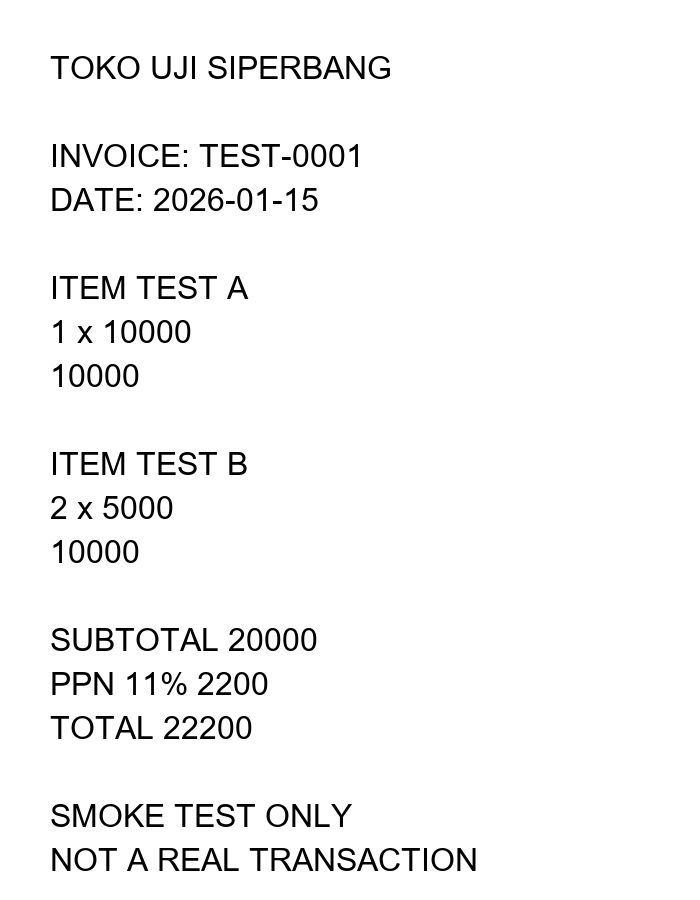
#> input picture ocr-service/tests/fixtures/synthetic-smoke-receipt.png, 700 x 900 px
$ python -i document_loader.py   (imports and definitions only)
#> lines starting #> are read from the running program, lines starting #| are printed output that depends on the picture; after the words box and inside, x2 and y2 are one past the last pixel; in counts of white or black regions, pixels touching at a corner belong together
from __future__ import annotations

from pathlib import Path

import numpy as np
import pypdfium2 as pdfium
from PIL import (
    Image,
    ImageEnhance,
    ImageFilter,
    ImageOps,
    ImageSequence,
)


class DocumentLoadError(RuntimeError):
    """Dokumen tidak dapat dirender menjadi gambar."""


def _projection_bounds(
    projection: np.ndarray,
    minimum_density: int,
) -> tuple[int, int] | None:
    active = np.flatnonzero(
        projection >= minimum_density
    )

    if active.size == 0:
        return None

    return int(active[0]), int(active[-1])


def _crop_white_margin(
    image: Image.Image,
    threshold: int = 245,
) -> Image.Image:
    """
    Crop margin putih menggunakan gambar preview kecil.

    Pemrosesan mask tidak dilakukan pada gambar PDF beresolusi
    penuh agar penggunaan RAM dan waktu CPU tetap rendah.
    """
    rgb_image = image.convert("RGB")
    width, height = rgb_image.size

    if width < 80 or height < 80:
        return rgb_image

    # Hanya abaikan sedikit bagian tepi scanner.
    border = max(
        2,
        min(
            12,
            int(min(width, height) * 0.005),
        ),
    )

    if (
        width <= border * 2
        or height <= border * 2
    ):
        return rgb_image

    inner = rgb_image.crop((
        border,
        border,
        width - border,
        height - border,
    ))

    inner_width, inner_height = inner.size

    # Gunakan preview kecil hanya untuk mencari batas konten.
    # Ini jauh lebih cepat daripada membuat array float32
    # dari seluruh halaman PDF.
    preview = inner.copy()

    preview.thumbnail(
        (1400, 1400),
        Image.Resampling.BILINEAR,
    )

    preview_width, preview_height = (
        preview.size
    )

    if (
        preview_width < 1
        or preview_height < 1
    ):
        return rgb_image

    grayscale = np.asarray(
        ImageOps.grayscale(preview),
        dtype=np.uint8,
    )

    mask = grayscale < threshold

    if int(mask.sum()) < 32:
        return rgb_image

    row_minimum = max(
        3,
        int(preview_width * 0.002),
    )

    column_minimum = max(
        3,
        int(preview_height * 0.002),
    )

    row_bounds = _projection_bounds(
        mask.sum(axis=1),
        row_minimum,
    )

    column_bounds = _projection_bounds(
        mask.sum(axis=0),
        column_minimum,
    )

    if (
        row_bounds is None
        or column_bounds is None
    ):
        return rgb_image

    preview_y_min, preview_y_max = (
        row_bounds
    )

    preview_x_min, preview_x_max = (
        column_bounds
    )

    scale_x = (
        inner_width / preview_width
    )

    scale_y = (
        inner_height / preview_height
    )

    x_min = int(
        preview_x_min * scale_x
    )

    x_max = int(
        (preview_x_max + 1) * scale_x
    )

    y_min = int(
        preview_y_min * scale_y
    )

    y_max = int(
        (preview_y_max + 1) * scale_y
    )

    content_width = max(
        1,
        x_max - x_min,
    )

    content_height = max(
        1,
        y_max - y_min,
    )

    padding_x = max(
        12,
        int(content_width * 0.03),
    )

    padding_y = max(
        12,
        int(content_height * 0.03),
    )

    x_min = max(
        0,
        x_min - padding_x,
    )

    y_min = max(
        0,
        y_min - padding_y,
    )

    x_max = min(
        inner_width,
        x_max + padding_x,
    )

    y_max = min(
        inner_height,
        y_max + padding_y,
    )

    cropped = inner.crop((
        x_min,
        y_min,
        x_max,
        y_max,
    ))

    if (
        cropped.width < 64
        or cropped.height < 64
    ):
        return rgb_image

    return cropped


def _resize_image(
    image: Image.Image,
    max_side: int,
) -> Image.Image:
    width, height = image.size
    longest_side = max(width, height)

    minimum_side = min(
        1600,
        max_side,
    )

    target_side = min(
        max(longest_side, minimum_side),
        max_side,
    )

    if target_side == longest_side:
        return image

    scale = target_side / longest_side

    resized_width = max(
        1,
        round(width * scale),
    )

    resized_height = max(
        1,
        round(height * scale),
    )

    return image.resize(
        (
            resized_width,
            resized_height,
        ),
        Image.Resampling.LANCZOS,
    )


def _prepare_image(
    image: Image.Image,
    max_side: int,
) -> np.ndarray:
    image = ImageOps.exif_transpose(
        image
    ).convert("RGB")

    image = _crop_white_margin(
        image,
        threshold=250,
    )

    image = _resize_image(
        image,
        max_side=max_side,
    )

    image = ImageOps.autocontrast(
        image,
        cutoff=1,
    )

    image = ImageEnhance.Contrast(
        image
    ).enhance(1.15)

    image = image.filter(
        ImageFilter.UnsharpMask(
            radius=1.0,
            percent=110,
            threshold=3,
        )
    )

    return np.ascontiguousarray(
        np.asarray(image)
    )


def load_document_pages(
    file_path: str,
    max_pages: int = 1,
    pdf_dpi: int = 144,
    max_side: int = 1280,
) -> list[np.ndarray]:
#> called with max_pages = 1, pdf_dpi = 144, max_side = 1280
    path = Path(file_path)

    if not path.is_file():
        raise DocumentLoadError(
            "File dokumen tidak ditemukan."
        )

    extension = path.suffix.lower()

    pages: list[np.ndarray] = []

    if extension == ".pdf":
        try:
            pdf_document = pdfium.PdfDocument(
                str(path)
            )
        except Exception as exc:
            raise DocumentLoadError(
                "PDF tidak dapat dibuka."
            ) from exc

        try:
            page_count = min(
                len(pdf_document),
                max_pages,
            )

            requested_scale = pdf_dpi / 72

            # PDF tertentu menyimpan halaman dalam ukuran internal yang sangat besar.
            # Jangan merender sampai 5000-7000 piksel hanya untuk dikecilkan lagi.
            render_long_side_limit = max(
                2200,
                min(
                    2800,
                    int(max_side * 1.35),
                ),
            )

            for page_index in range(page_count):
                page = pdf_document[page_index]

                page_width, page_height = (
                    page.get_size()
                )

                page_long_side = max(
                    float(page_width),
                    float(page_height),
                    1.0,
                )

                render_scale = min(
                    requested_scale,
                    render_long_side_limit
                    / page_long_side,
                )

                render_scale = max(
                    0.25,
                    render_scale,
                )

                bitmap = page.render(
                    scale=render_scale,
                )

                try:
                    pil_image = bitmap.to_pil()

                    pages.append(
                        _prepare_image(
                            pil_image,
                            max_side=max_side,
                        )
                    )
                finally:
                    bitmap.close()
        finally:
            pdf_document.close()

    else:
        try:
            with Image.open(
                path
            ) as source_image:
#> source_image is the input picture: PIL image 700x900 RGB; min 0, max 255, mean 246.2
                for page_index, frame in enumerate(
                    ImageSequence.Iterator(
                        source_image
                    )
                ):
                    if page_index >= max_pages:
                        break

                    pages.append(
                        _prepare_image(
                            frame.copy(),
                            max_side=max_side,
                        )
                    )
#> this loop made 1 pass
#> page_index on pass 1: 0
#> pass 1, in _crop_white_margin, `inner = rgb_image.crop(( border, border, width - border, height - bord..`:
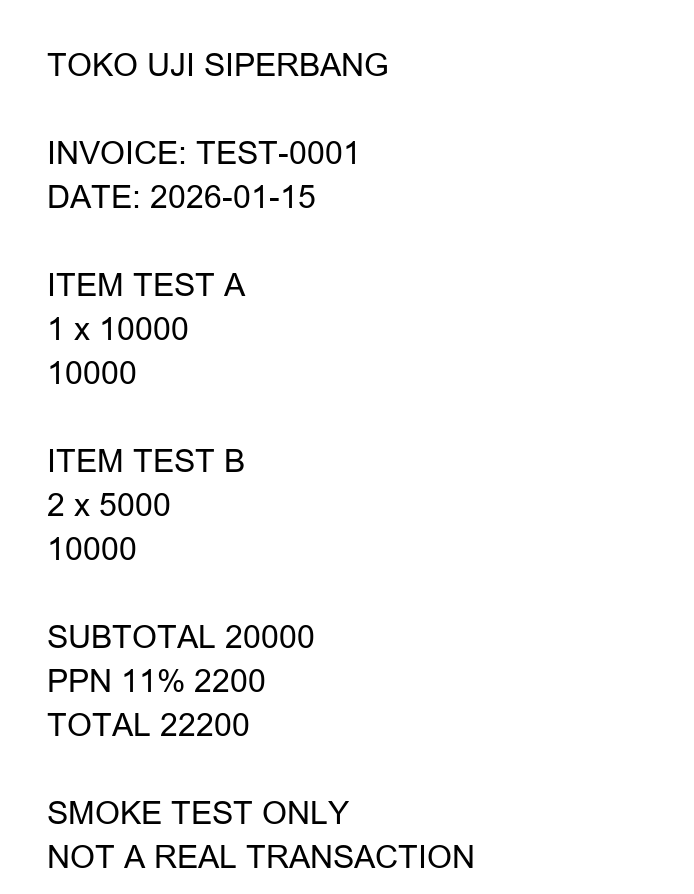
#> inner: PIL image 694x894 RGB; min 0, max 255, mean 246.1
#> pass 1, in _crop_white_margin, `mask = grayscale < threshold`:
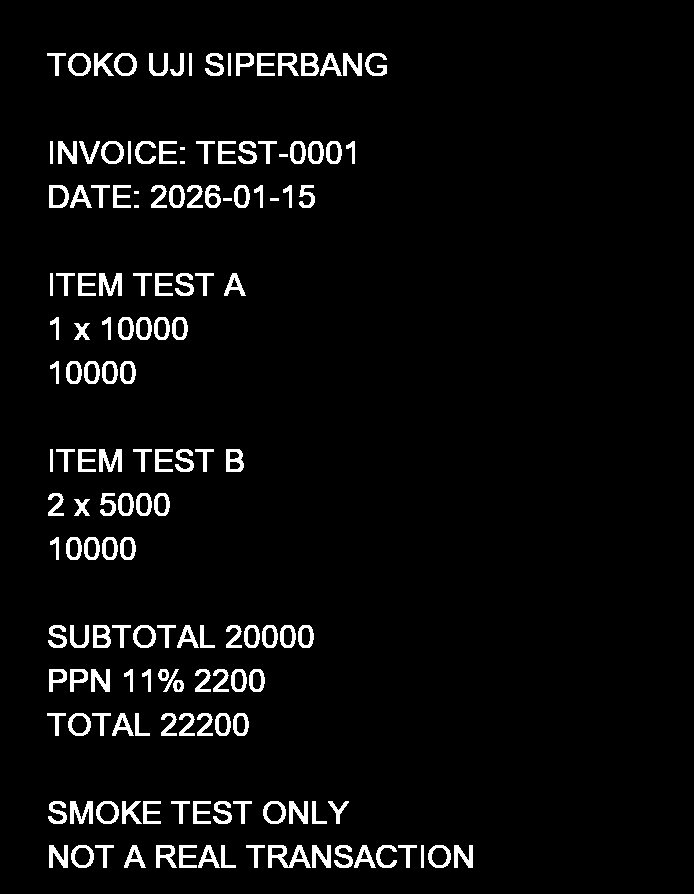
#> mask: shape (894, 694) bool; 4.5% white; 157 white regions (4 under 20 px), largest, box (x1, y1, x2, y2) and area: (268, 845, 311, 868) 461, (99, 273, 122, 296) 329, (99, 449, 122, 472) 329
#> pass 1, in _crop_white_margin, `cropped = inner.crop(( x_min, y_min, x_max, y_max, ))`:
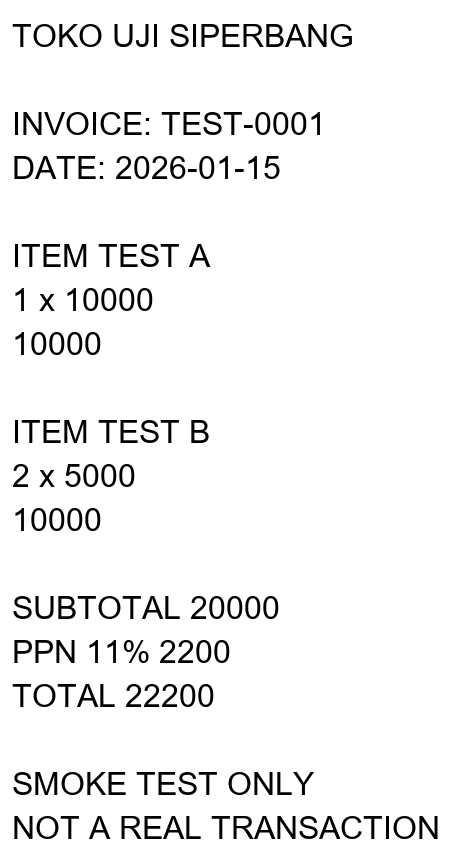
#> cropped: PIL image 450x863 RGB; min 0, max 255, mean 240.7
#> after the loop, pages = 1 item
        except Exception as exc:
            raise DocumentLoadError(
                "Gambar tidak dapat dibuka."
            ) from exc

    if not pages:
        raise DocumentLoadError(
            "Dokumen tidak menghasilkan halaman gambar."
        )

    return pages

>>> result = load_document_pages('../tests/fixtures/synthetic-smoke-receipt.png')
#> result = 1 item
